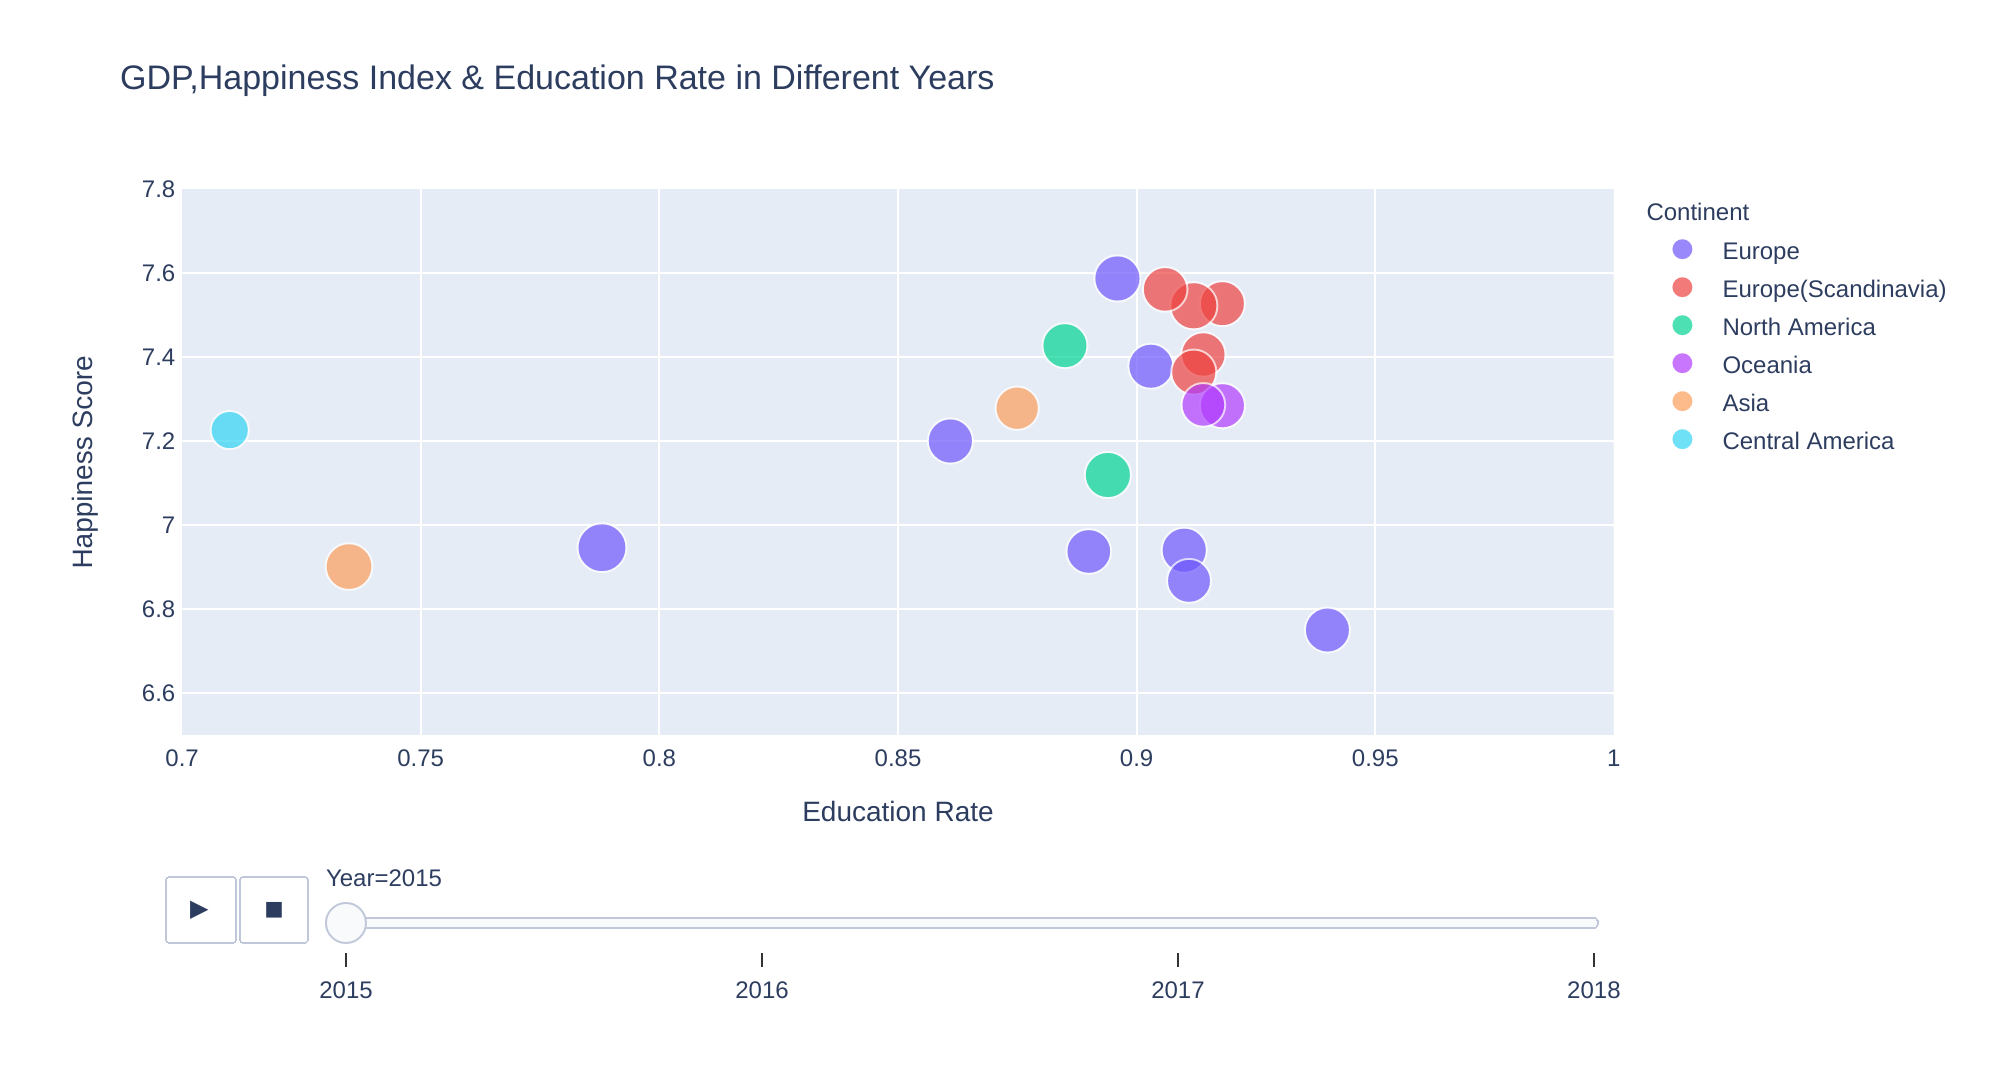

Source code (Python):

# coding: utf-8

# # Assignment 4
# 
# Before working on this assignment please read these instructions fully. In the submission area, you will notice that you can click the link to **Preview the Grading** for each step of the assignment. This is the criteria that will be used for peer grading. Please familiarize yourself with the criteria before beginning the assignment.
# 
# This assignment requires that you to find **at least** two datasets on the web which are related, and that you visualize these datasets to answer a question with the broad topic of **sports or athletics** (see below) for the region of **Ann Arbor, Michigan, United States**, or **United States** more broadly.
# 
# You can merge these datasets with data from different regions if you like! For instance, you might want to compare **Ann Arbor, Michigan, United States** to Ann Arbor, USA. In that case at least one source file must be about **Ann Arbor, Michigan, United States**.
# 
# You are welcome to choose datasets at your discretion, but keep in mind **they will be shared with your peers**, so choose appropriate datasets. Sensitive, confidential, illicit, and proprietary materials are not good choices for datasets for this assignment. You are welcome to upload datasets of your own as well, and link to them using a third party repository such as github, bitbucket, pastebin, etc. Please be aware of the Coursera terms of service with respect to intellectual property.
# 
# Also, you are welcome to preserve data in its original language, but for the purposes of grading you should provide english translations. You are welcome to provide multiple visuals in different languages if you would like!
# 
# As this assignment is for the whole course, you must incorporate principles discussed in the first week, such as having as high data-ink ratio (Tufte) and aligning with Cairo’s principles of truth, beauty, function, and insight.
# 
# Here are the assignment instructions:
# 
#  * State the region and the domain category that your data sets are about (e.g., **Ann Arbor, Michigan, United States** and **sports or athletics**).
#  * You must state a question about the domain category and region that you identified as being interesting.
#  * You must provide at least two links to available datasets. These could be links to files such as CSV or Excel files, or links to websites which might have data in tabular form, such as Wikipedia pages.
#  * You must upload an image which addresses the research question you stated. In addition to addressing the question, this visual should follow Cairo's principles of truthfulness, functionality, beauty, and insightfulness.
#  * You must contribute a short (1-2 paragraph) written justification of how your visualization addresses your stated research question.
# 
# What do we mean by **sports or athletics**?  For this category we are interested in sporting events or athletics broadly, please feel free to creatively interpret the category when building your research question!
# 
# ## Tips
# * Wikipedia is an excellent source of data, and I strongly encourage you to explore it for new data sources.
# * Many governments run open data initiatives at the city, region, and country levels, and these are wonderful resources for localized data sources.
# * Several international agencies, such as the [United Nations](http://data.un.org/), the [World Bank](http://data.worldbank.org/), the [Global Open Data Index](http://index.okfn.org/place/) are other great places to look for data.
# * This assignment requires you to convert and clean datafiles. Check out the discussion forums for tips on how to do this from various sources, and share your successes with your fellow students!
# 
# ## Example
# Looking for an example? Here's what our course assistant put together for the **Ann Arbor, MI, USA** area using **sports and athletics** as the topic. [Example Solution File](./readonly/Assignment4_example.pdf)

# In[ ]:

#https://www.kaggle.com/unsdsn/world-happiness?select=2016.csv
#http://hdr.undp.org/en/data
import sys
get_ipython().system('{sys.executable} -m pip install --upgrade nbformat;')


# In[2]:

import pandas as pd
import numpy as np
import matplotlib.pyplot as plt
import seaborn as sns
import sys
# !{sys.executable} -m pip install plotly;
import plotly.express as px

get_ipython().magic('matplotlib notebook')

#Read Education
Edu_df=pd.read_csv("Data_Project/Education index.csv")

#Get the neccessary columns & remove unnecessary records
ColNames=list( Edu_df.columns[Edu_df.columns.str.match('^[0-9]+') ] )

ColNames.insert(0, "Country")
Edu_df=Edu_df[ColNames]
Edu_df= Edu_df.iloc[1:]
Edu_df
Edu_df=pd.melt(Edu_df,id_vars="Country", 
                var_name="Year", 
                value_name="Education_Rate")

Edu_df['Country']=Edu_df['Country'].str.strip()
Edu_df['Year']=pd.to_numeric(Edu_df['Year']) 

Edu_df=Edu_df[Edu_df['Year']>=2015]

years=[2015,2016,2017,2018]

#Read GDP & Happiness Index
    
    
file_name_prefix="Data_Project/datasets_894_813759_"


GDP_2015=pd.read_csv(file_name_prefix+'2015'+'.csv')
GDP_2015=GDP_2015[['Country','Happiness Score','Economy (GDP per Capita)']]
GDP_2015['Year']=2015
GDP_2015.columns=['Country','HappinessScore','GDP_per_Capita','Year']

GDP_2016=pd.read_csv(file_name_prefix+'2016'+'.csv')
GDP_2016=GDP_2016[['Country','Happiness Score','Economy (GDP per Capita)']]
GDP_2016['Year']=2016
GDP_2016.columns=['Country','HappinessScore','GDP_per_Capita','Year']


GDP_2017=pd.read_csv(file_name_prefix+'2017'+'.csv')
GDP_2017=GDP_2017[['Country','Happiness.Score','Economy..GDP.per.Capita.']]
GDP_2017['Year']=2017
GDP_2017.columns=['Country','HappinessScore','GDP_per_Capita','Year']

GDP_2018=pd.read_csv(file_name_prefix+'2018'+'.csv')
GDP_2018=GDP_2018[['Overall rank','Country or region','Score','GDP per capita']]
GDP_2018['Year']=2018
GDP_2018.columns=['rank','Country','HappinessScore','GDP_per_Capita','Year']


#Filter records in GDPs
GDP_2018=GDP_2018[GDP_2018['rank']<=20]
GDP_2018=GDP_2018[['Country','HappinessScore','GDP_per_Capita','Year']]


GDP_2015=GDP_2015[GDP_2015['Country'].isin(GDP_2018['Country'])]
GDP_2016=GDP_2016[GDP_2016['Country'].isin(GDP_2018['Country'])]
GDP_2017=GDP_2017[GDP_2017['Country'].isin(GDP_2018['Country'])]


#Combine different DFs
GDP_df=GDP_2018.append([GDP_2015,GDP_2016,GDP_2017])

df=GDP_df.merge(Edu_df,on=['Country','Year'])
df=df.sort_values(by=['Year'])

continents = {'Finland': 'Europe(Scandinavia)',
               'Norway':'Europe(Scandinavia)',
             'Denmark': 'Europe(Scandinavia)',
              'Iceland': 'Europe(Scandinavia)',
              'Switzerland': 'Europe',
              'Netherlands': 'Europe',
              'Canada': 'North America',
              'New Zealand': 'Oceania',
              'Sweden': 'Europe(Scandinavia)',
              'Australia': 'Oceania',
              'United Kingdom': 'Europe',
              'Austria': 'Europe',
              'Costa Rica': 'Central America',
              'Ireland': 'Europe',
              'Germany': 'Europe',
              'Belgium': 'Europe',
              'Luxembourg': 'Europe',
              'United States': 'North America',
              'Israel': 'Asia',
              'United Arab Emirates':'Asia'
             }

colors={'Europe(Scandinavia)':'cyan',
       'Europe':'coral',
       'North America':'slategrey',
       'Oceania':'hotpink',
        'Central America':'orange',
        'Asia':'yellowgreen'
       }
countries={'United Arab Emirates':'UAE',
           'United Kingdom':'UK',
           'United States':'USA'
           }
 
df['Education_Rate']=df['Education_Rate'].astype('float64')
df['Continent']=df['Country'].map(continents)
df['Color']=df['Continent'].map(colors)
df['Country']=df['Country'].replace(countries)



px.scatter(df, x="Education_Rate", y="HappinessScore", animation_frame="Year", animation_group="Country"
           ,size="GDP_per_Capita", color="Continent", hover_name="Country",
           range_x=[0.7,1], range_y=[6.5,7.8], opacity=0.7,
           title="GDP,Happiness Index & Education Rate in Different Years",
            labels={
                     "Education_Rate": "Education Rate",
                     "HappinessScore": "Happiness Score",
                     "Continent": "Continent"
                 }
           
           )
